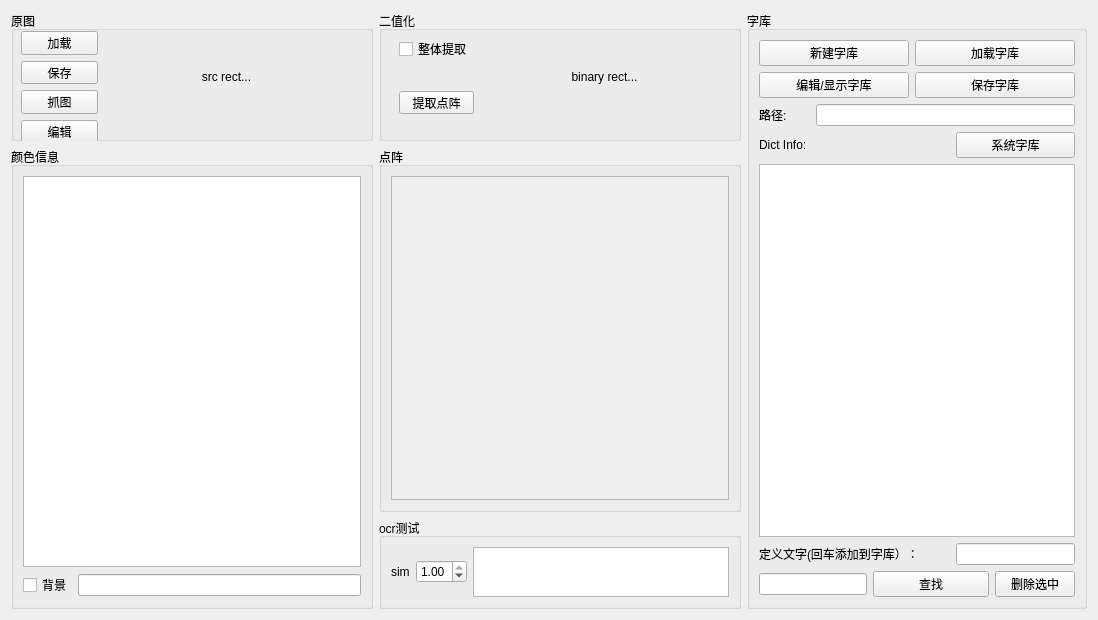
<?xml version="1.0" encoding="UTF-8"?>
<ui version="4.0">
 <class>Form</class>
 <widget class="QWidget" name="Form">
  <property name="geometry">
   <rect>
    <x>0</x>
    <y>0</y>
    <width>1098</width>
    <height>620</height>
   </rect>
  </property>
  <property name="windowTitle">
   <string>Tool-0.3.6</string>
  </property>
  <layout class="QGridLayout" name="gridLayout_2">
   <item row="0" column="0">
    <widget class="QGroupBox" name="group_src">
     <property name="minimumSize">
      <size>
       <width>340</width>
       <height>130</height>
      </size>
     </property>
     <property name="title">
      <string>原图</string>
     </property>
     <widget class="QWidget" name="layoutWidget">
      <property name="geometry">
       <rect>
        <x>10</x>
        <y>20</y>
        <width>77</width>
        <height>112</height>
       </rect>
      </property>
      <layout class="QVBoxLayout" name="verticalLayout">
       <item>
        <widget class="QPushButton" name="btnLoadImg">
         <property name="text">
          <string>加载</string>
         </property>
        </widget>
       </item>
       <item>
        <widget class="QPushButton" name="btnSaveImg">
         <property name="text">
          <string>保存</string>
         </property>
        </widget>
       </item>
       <item>
        <widget class="QPushButton" name="btnCapture">
         <property name="text">
          <string>抓图</string>
         </property>
        </widget>
       </item>
       <item>
        <widget class="QPushButton" name="btnEditImg">
         <property name="text">
          <string>编辑</string>
         </property>
        </widget>
       </item>
      </layout>
     </widget>
     <widget class="QLabel" name="label_src">
      <property name="geometry">
       <rect>
        <x>100</x>
        <y>20</y>
        <width>231</width>
        <height>91</height>
       </rect>
      </property>
      <property name="minimumSize">
       <size>
        <width>0</width>
        <height>0</height>
       </size>
      </property>
      <property name="maximumSize">
       <size>
        <width>400</width>
        <height>200</height>
       </size>
      </property>
      <property name="autoFillBackground">
       <bool>false</bool>
      </property>
      <property name="text">
       <string>src rect...</string>
      </property>
      <property name="alignment">
       <set>Qt::AlignCenter</set>
      </property>
     </widget>
    </widget>
   </item>
   <item row="0" column="1">
    <widget class="QGroupBox" name="group_bin">
     <property name="minimumSize">
      <size>
       <width>340</width>
       <height>130</height>
      </size>
     </property>
     <property name="title">
      <string>二值化</string>
     </property>
     <widget class="QLabel" name="label_bin">
      <property name="geometry">
       <rect>
        <x>120</x>
        <y>20</y>
        <width>211</width>
        <height>91</height>
       </rect>
      </property>
      <property name="minimumSize">
       <size>
        <width>2</width>
        <height>2</height>
       </size>
      </property>
      <property name="maximumSize">
       <size>
        <width>400</width>
        <height>200</height>
       </size>
      </property>
      <property name="text">
       <string>binary rect...</string>
      </property>
      <property name="alignment">
       <set>Qt::AlignCenter</set>
      </property>
     </widget>
     <widget class="QPushButton" name="pushButton_5">
      <property name="geometry">
       <rect>
        <x>20</x>
        <y>80</y>
        <width>75</width>
        <height>23</height>
       </rect>
      </property>
      <property name="text">
       <string>提取点阵</string>
      </property>
     </widget>
     <widget class="QCheckBox" name="checkBox_2">
      <property name="geometry">
       <rect>
        <x>20</x>
        <y>30</y>
        <width>71</width>
        <height>16</height>
       </rect>
      </property>
      <property name="text">
       <string>整体提取</string>
      </property>
     </widget>
    </widget>
   </item>
   <item row="0" column="2" rowspan="3">
    <widget class="QGroupBox" name="group_dict">
     <property name="sizePolicy">
      <sizepolicy hsizetype="Fixed" vsizetype="Preferred">
       <horstretch>0</horstretch>
       <verstretch>0</verstretch>
      </sizepolicy>
     </property>
     <property name="minimumSize">
      <size>
       <width>340</width>
       <height>0</height>
      </size>
     </property>
     <property name="title">
      <string>字库</string>
     </property>
     <layout class="QGridLayout" name="gridLayout">
      <item row="0" column="0" colspan="3">
       <widget class="QPushButton" name="btnnewdict">
        <property name="text">
         <string>新建字库</string>
        </property>
       </widget>
      </item>
      <item row="0" column="3" colspan="3">
       <widget class="QPushButton" name="pushButton_7">
        <property name="text">
         <string>加载字库</string>
        </property>
       </widget>
      </item>
      <item row="1" column="0" colspan="3">
       <widget class="QPushButton" name="pushButton_9">
        <property name="text">
         <string>编辑/显示字库</string>
        </property>
       </widget>
      </item>
      <item row="1" column="3" colspan="3">
       <widget class="QPushButton" name="pushButton_8">
        <property name="text">
         <string>保存字库</string>
        </property>
       </widget>
      </item>
      <item row="2" column="0">
       <widget class="QLabel" name="label_2">
        <property name="text">
         <string>路径:</string>
        </property>
       </widget>
      </item>
      <item row="2" column="1" colspan="5">
       <widget class="QLineEdit" name="editPath">
        <property name="readOnly">
         <bool>true</bool>
        </property>
       </widget>
      </item>
      <item row="3" column="0" colspan="3">
       <widget class="QLabel" name="label_7">
        <property name="text">
         <string>Dict Info:</string>
        </property>
       </widget>
      </item>
      <item row="3" column="4" colspan="2">
       <widget class="QPushButton" name="pushButton_11">
        <property name="text">
         <string>系统字库</string>
        </property>
       </widget>
      </item>
      <item row="4" column="0" colspan="6">
       <widget class="QListView" name="listView"/>
      </item>
      <item row="5" column="0" colspan="4">
       <widget class="QLabel" name="label">
        <property name="maximumSize">
         <size>
          <width>16777215</width>
          <height>30</height>
         </size>
        </property>
        <property name="text">
         <string>定义文字(回车添加到字库）：</string>
        </property>
       </widget>
      </item>
      <item row="5" column="4" colspan="2">
       <widget class="QLineEdit" name="lineEdit">
        <property name="maximumSize">
         <size>
          <width>150</width>
          <height>150</height>
         </size>
        </property>
        <property name="maxLength">
         <number>7</number>
        </property>
       </widget>
      </item>
      <item row="6" column="0" colspan="2">
       <widget class="QLineEdit" name="editFind"/>
      </item>
      <item row="6" column="2" colspan="3">
       <widget class="QPushButton" name="btnFind">
        <property name="text">
         <string>查找</string>
        </property>
       </widget>
      </item>
      <item row="6" column="5">
       <widget class="QPushButton" name="pushButton_6">
        <property name="text">
         <string>删除选中</string>
        </property>
       </widget>
      </item>
     </layout>
    </widget>
   </item>
   <item row="1" column="0" rowspan="2">
    <widget class="QGroupBox" name="group_info">
     <property name="title">
      <string>颜色信息</string>
     </property>
     <layout class="QVBoxLayout" name="verticalLayout_2">
      <item>
       <widget class="QTableView" name="tableView">
        <attribute name="horizontalHeaderDefaultSectionSize">
         <number>60</number>
        </attribute>
       </widget>
      </item>
      <item>
       <layout class="QHBoxLayout" name="horizontalLayout_2">
        <item>
         <widget class="QCheckBox" name="chkBk">
          <property name="sizePolicy">
           <sizepolicy hsizetype="Fixed" vsizetype="Fixed">
            <horstretch>0</horstretch>
            <verstretch>0</verstretch>
           </sizepolicy>
          </property>
          <property name="text">
           <string>背景</string>
          </property>
         </widget>
        </item>
        <item>
         <widget class="QLineEdit" name="lineEdit_3"/>
        </item>
       </layout>
      </item>
     </layout>
    </widget>
   </item>
   <item row="1" column="1">
    <widget class="QGroupBox" name="group_parray">
     <property name="minimumSize">
      <size>
       <width>350</width>
       <height>320</height>
      </size>
     </property>
     <property name="title">
      <string>点阵</string>
     </property>
     <layout class="QVBoxLayout" name="verticalLayout_3">
      <item>
       <widget class="QScrollArea" name="scrollArea">
        <property name="widgetResizable">
         <bool>true</bool>
        </property>
        <widget class="QWidget" name="scrollAreaWidgetContents">
         <property name="geometry">
          <rect>
           <x>0</x>
           <y>0</y>
           <width>334</width>
           <height>344</height>
          </rect>
         </property>
        </widget>
       </widget>
      </item>
     </layout>
    </widget>
   </item>
   <item row="2" column="1">
    <widget class="QGroupBox" name="group_ocr">
     <property name="sizePolicy">
      <sizepolicy hsizetype="Preferred" vsizetype="Fixed">
       <horstretch>0</horstretch>
       <verstretch>0</verstretch>
      </sizepolicy>
     </property>
     <property name="minimumSize">
      <size>
       <width>0</width>
       <height>80</height>
      </size>
     </property>
     <property name="title">
      <string>ocr测试</string>
     </property>
     <layout class="QHBoxLayout" name="horizontalLayout">
      <item>
       <widget class="QLabel" name="label_6">
        <property name="text">
         <string>sim</string>
        </property>
       </widget>
      </item>
      <item>
       <widget class="QDoubleSpinBox" name="doubleSpinBoxSim">
        <property name="maximum">
         <double>1.000000000000000</double>
        </property>
        <property name="singleStep">
         <double>0.050000000000000</double>
        </property>
        <property name="value">
         <double>1.000000000000000</double>
        </property>
       </widget>
      </item>
      <item>
       <widget class="QTextEdit" name="textEdit">
        <property name="maximumSize">
         <size>
          <width>1000</width>
          <height>50</height>
         </size>
        </property>
       </widget>
      </item>
     </layout>
    </widget>
   </item>
  </layout>
 </widget>
 <resources/>
 <connections/>
</ui>
